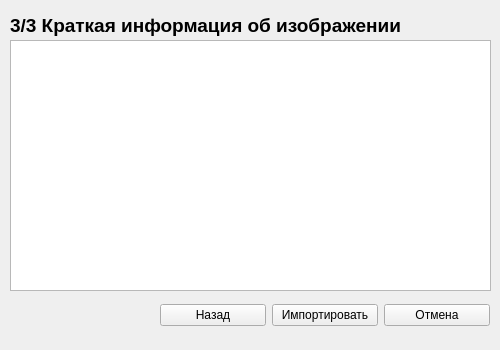
<?xml version="1.0" encoding="UTF-8"?>
<ui version="4.0">
 <class>ImporterSummaryScreen</class>
 <widget class="QWidget" name="ImporterSummaryScreen">
  <property name="geometry">
   <rect>
    <x>0</x>
    <y>0</y>
    <width>500</width>
    <height>350</height>
   </rect>
  </property>
  <property name="minimumSize">
   <size>
    <width>500</width>
    <height>350</height>
   </size>
  </property>
  <property name="maximumSize">
   <size>
    <width>500</width>
    <height>350</height>
   </size>
  </property>
  <property name="baseSize">
   <size>
    <width>500</width>
    <height>350</height>
   </size>
  </property>
  <property name="windowTitle">
   <string>Import DICOM</string>
  </property>
  <widget class="QWidget" name="horizontalLayoutWidget">
   <property name="geometry">
    <rect>
     <x>160</x>
     <y>290</y>
     <width>330</width>
     <height>51</height>
    </rect>
   </property>
   <layout class="QHBoxLayout" name="navigateLayout">
    <item>
     <widget class="QPushButton" name="backButton">
      <property name="text">
       <string>Назад</string>
      </property>
     </widget>
    </item>
    <item>
     <widget class="QPushButton" name="importButton">
      <property name="text">
       <string>Импортировать</string>
      </property>
     </widget>
    </item>
    <item>
     <widget class="QPushButton" name="cancelButton">
      <property name="text">
       <string>Отмена</string>
      </property>
     </widget>
    </item>
   </layout>
  </widget>
  <widget class="QLabel" name="labelTitle">
   <property name="geometry">
    <rect>
     <x>10</x>
     <y>10</y>
     <width>471</width>
     <height>31</height>
    </rect>
   </property>
   <property name="font">
    <font>
     <pointsize>14</pointsize>
     <italic>false</italic>
     <bold>true</bold>
     <underline>false</underline>
     <strikeout>false</strikeout>
    </font>
   </property>
   <property name="text">
    <string>3/3 Краткая информация об изображении</string>
   </property>
  </widget>
  <widget class="QTableWidget" name="summaryTableWidget">
   <property name="geometry">
    <rect>
     <x>10</x>
     <y>40</y>
     <width>481</width>
     <height>251</height>
    </rect>
   </property>
  </widget>
 </widget>
 <resources/>
 <connections/>
</ui>
